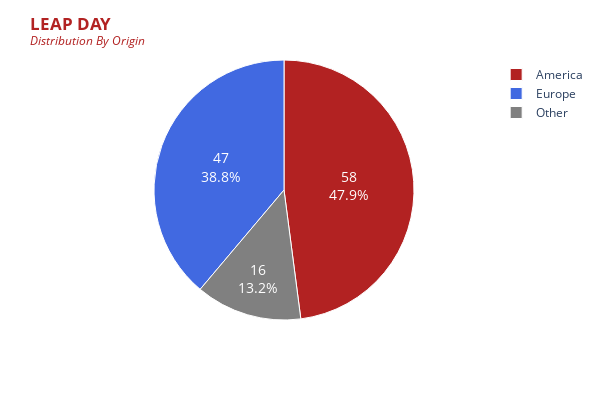

The code cell stored with this chart in its notebook:
### Code cell
fig = px.pie(
    by_origin2, 
    values='count',
    names='origin', color='origin',
    color_discrete_map={'America':'firebrick',   'Europe':'royalblue', 'Other':'grey'})

fig.update_layout(
    width=600, height=400,
    title="<b>LEAP DAY</b> <br><sup><i>Distribution By Origin</i></sup>",
    titlefont=dict(color ='firebrick'))
fig.update_traces(
    hoverinfo='label+percent', 
    textinfo='value+percent', 
    textfont_size=14, textfont_color='white',
    marker=dict(
        #colors=['gold', 'mediumturquoise', 'darkorange'], 
        line=dict(color='white', width=1)))
fig.show()

### Figure 1 — Plotly figure (JSON) as saved in the notebook; plotly's stock layout.template omitted (floating-point values rounded to 4 significant figures)
{"data": [{"customdata": [["America"], ["Europe"], ["Other"]], "domain": {"x": [0, 1], "y": [0, 1]}, "hoverinfo": "label+percent", "hovertemplate": "origin=%{customdata[0]}<br>count=%{value}<extra></extra>", "labels": ["America", "Europe", "Other"], "legendgroup": "", "marker": {"colors": ["firebrick", "royalblue", "grey"], "line": {"color": "white", "width": 1}}, "name": "", "showlegend": true, "textfont": {"color": "white", "size": 14}, "textinfo": "value+percent", "type": "pie", "values": [58, 47, 16]}], "layout": {"height": 400, "legend": {"tracegroupgap": 0}, "margin": {"t": 60}, "title": {"font": {"color": "firebrick"}, "text": "<b>LEAP DAY</b> <br><sup><i>Distribution By Origin</i></sup>"}, "width": 600}}
